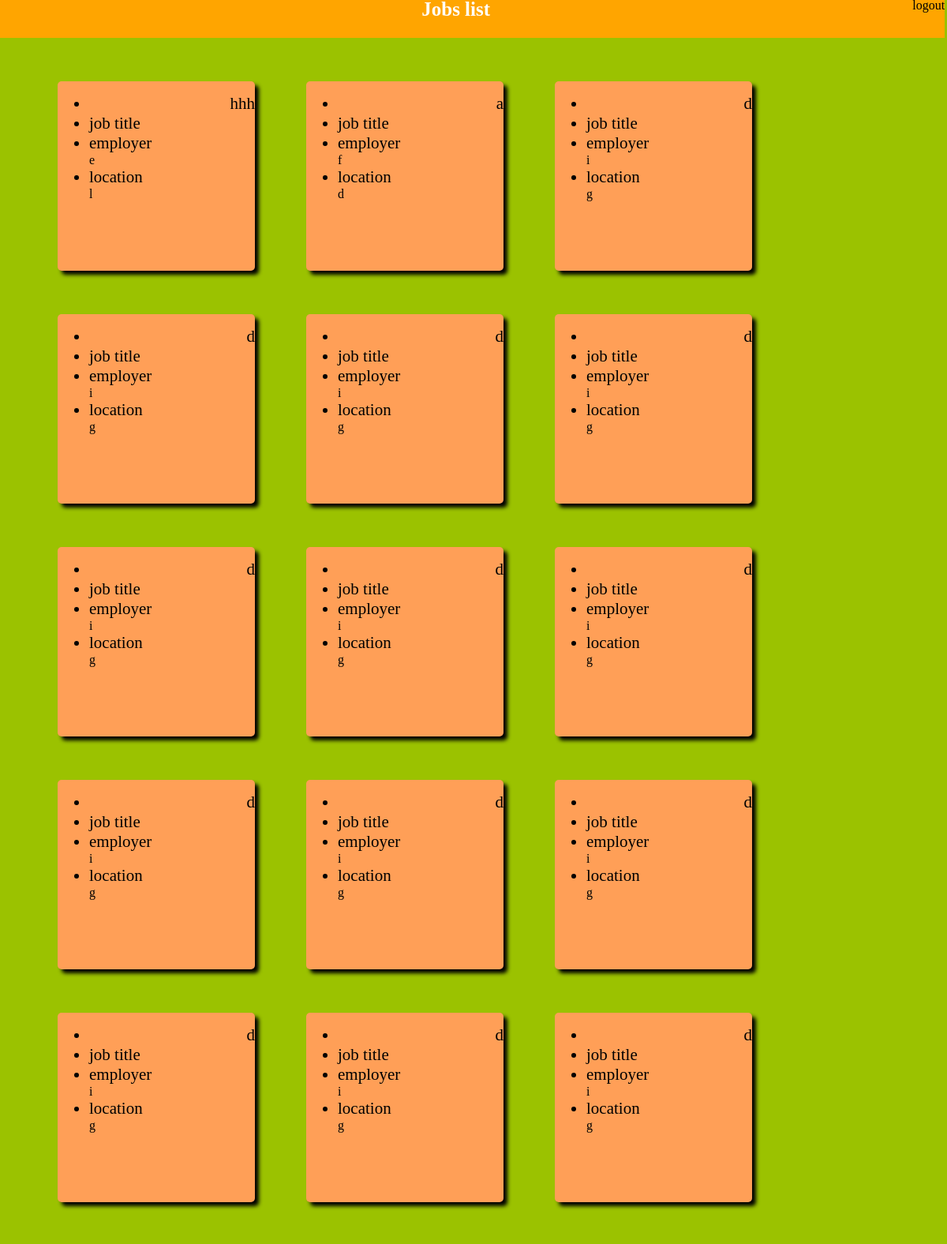
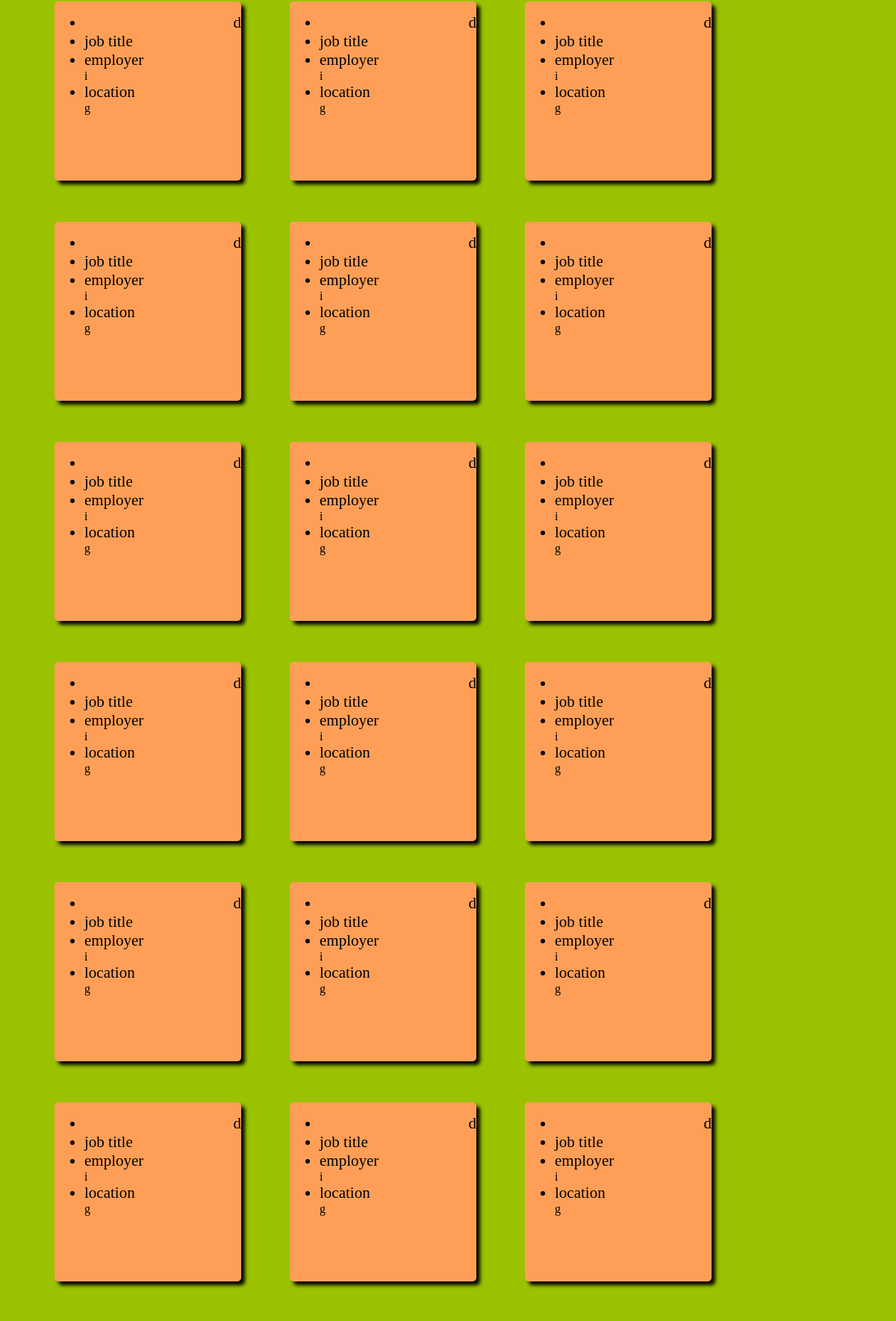
The app's page /joblist.php (upper part) with its own data (2 pictures, top to bottom).
### tables this page shows
CREATE TABLE `jobs` (
  `id` int(11) NOT NULL AUTO_INCREMENT,
  `title` varchar(30) DEFAULT NULL,
  `salary` varchar(300) DEFAULT NULL,
  `jobdescription` varchar(300) DEFAULT NULL,
  `location` varchar(30) DEFAULT NULL,
  `qualifications` varchar(50) DEFAULT NULL,
  `employer` varchar(50) DEFAULT NULL,
  `website` varchar(50) DEFAULT NULL,
  PRIMARY KEY (`id`)
);

### JobDB.php (called while the page is built, shortened)
<?php
	function dbOpen()
	{
		$db = new mysqli("localhost","root","123","jobs");
		return $db;
	}
	function getJobs()
	{
		$db = dbopen();
		$sql = "select * from jobs";
		$result = mysqli_query($db, $sql);
		return $result;
	}
?>

### joblist.php (the view, shortened to what this page needs)
<?php
	include 'JobDB.php';
?>
<!DOCTYPE html>
<html>
	<head>
	</head>
	<body>
	<div>
	<p><a href="Logout.php">logout</a></p>
<h1>Jobs list</h1>
	<?php
		$result = getjobs();
		while ($row = mysqli_fetch_assoc($result))
	{
	?>
	</div>
				<section>
					<ul>
						<li id="li1"><?php echo"<a href=job.php?id=" .$row['id']. ">".$row['title']."</a>"?></li>
						<li id="li1">job title</li>
						<li id="li1">employer</li>
						<?php echo $row['employer'];?>
						<li id="li1">location</li>
						<?php echo $row['location'];?>
					</ul>
				</section>
<?php
 };
?>
	</body>
</html>

### joblist.php (style rules this page uses)
div { height: 50px; width: 101.2%; border:0px solid red; margin-top: -17px; margin-left: -9px; background: orange; }
h1 { color: white; font-size: 25px; text-align: center; margin-top: -18px; }
a { text-decoration: none; color: black; font-size: 20x; float: right; }
section { height: 240px; width: 250px; border-radius: 5px; margin-left: 65px; box-shadow: 5px 5px 5px black; background-color: #FF9F57; margin-top: 55px; float: left; }
body { background: rgba(155, 194, 0, 1); }
h1 { text-align: center; }
li { font-size: 21px; }
#li1 { text-decoration: none; }

### records on screen
jobs: title "hhh", employer "e", location "l"
jobs: title "a", employer "f", location "d"
jobs: title "d", employer "i", location "g"
jobs: title "d", employer "i", location "g"
jobs: title "d", employer "i", location "g"
jobs: title "d", employer "i", location "g"
jobs: title "d", employer "i", location "g"
jobs: title "d", employer "i", location "g"
jobs: title "d", employer "i", location "g"
jobs: title "d", employer "i", location "g"
jobs: title "d", employer "i", location "g"
jobs: title "d", employer "i", location "g"
jobs: title "d", employer "i", location "g"
jobs: title "d", employer "i", location "g"
jobs: title "d", employer "i", location "g"
jobs: title "d", employer "i", location "g"
jobs: title "d", employer "i", location "g"
jobs: title "d", employer "i", location "g"
jobs: title "d", employer "i", location "g"
jobs: title "d", employer "i", location "g"
jobs: title "d", employer "i", location "g"
jobs: title "d", employer "i", location "g"
jobs: title "d", employer "i", location "g"
jobs: title "d", employer "i", location "g"
jobs: title "d", employer "i", location "g"
jobs: title "d", employer "i", location "g"
jobs: title "d", employer "i", location "g"
jobs: title "d", employer "i", location "g"
jobs: title "d", employer "i", location "g"
jobs: title "d", employer "i", location "g"
jobs: title "d", employer "i", location "g"
jobs: title "d", employer "i", location "g"
jobs: title "d", employer "i", location "g"
